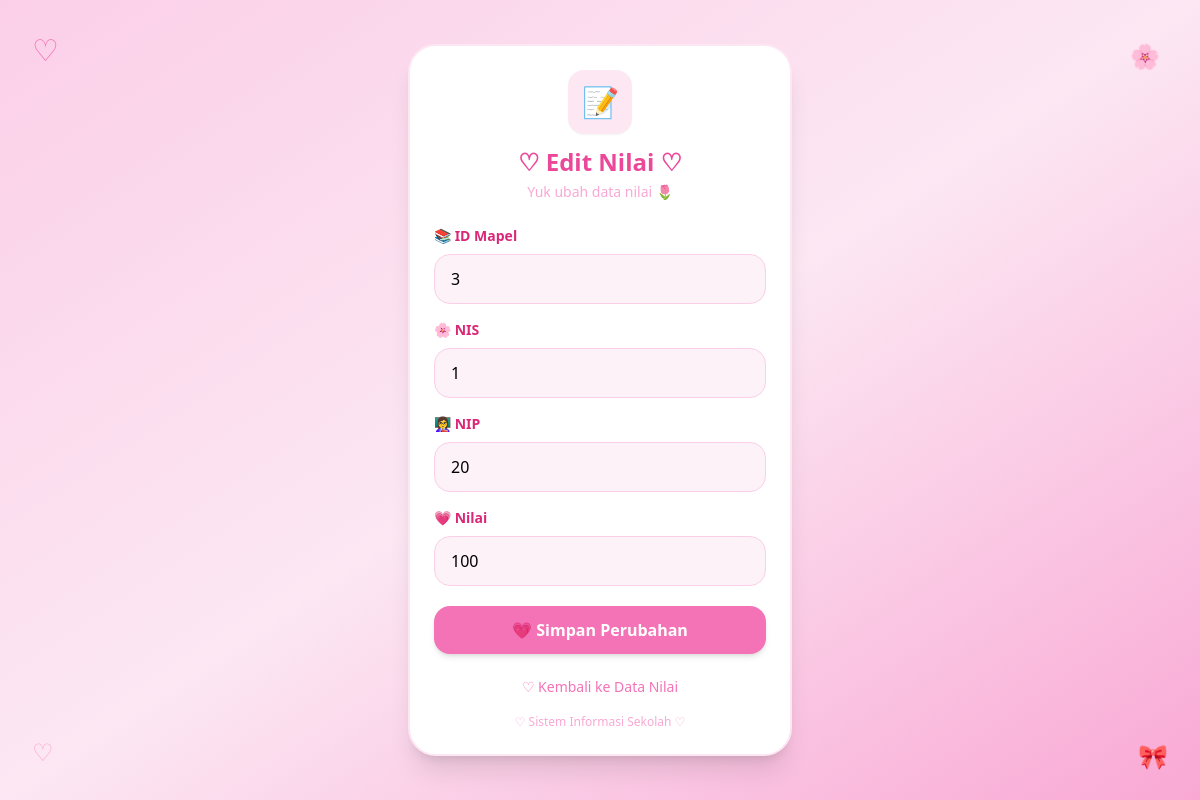
The app's page /nilai/edit.php?id_nilai=12 with its own data.
### tables this page shows
CREATE TABLE `nilai` (
  `id_nilai` int(11) NOT NULL,
  `nis` varchar(20) NOT NULL,
  `id_mapel` int(11) NOT NULL,
  `nip` varchar(20) NOT NULL,
  `nilai` int(11) NOT NULL
);

### nilai/edit.php (the view, shortened to what this page needs)
<?php
include "koneksi.php";
$id_nilai = $_GET['id_nilai'];
$query = mysqli_query(
    $koneksi,
    "SELECT * FROM nilai WHERE id_nilai = '$id_nilai'"
);
$data = mysqli_fetch_array($query);
?>
<!DOCTYPE html>
<html lang="id">
<head>
    <script src="https://cdn.tailwindcss.com"></script>
</head>
<body class="min-h-screen bg-gradient-to-br from-pink-200 via-pink-100 to-pink-300">
    <div class="float fixed top-8 left-8 text-pink-400 text-3xl">
        ♡
    </div>
    <div class="sparkle fixed top-10 right-10 text-pink-300 text-2xl">
        🌸
    </div>
    <div class="sparkle fixed bottom-8 left-8 text-pink-300 text-2xl">
        ♡
    </div>
    <div class="float fixed bottom-7 right-8 text-pink-400 text-2xl">
        🎀
    </div>
    <div class="min-h-screen flex items-center justify-center px-5 py-8">
        <div class="w-full max-w-sm">
            <div class="bg-white rounded-[28px] shadow-xl p-6 border-2 border-pink-100">
                <div class="text-center mb-6">
                    <div class="float w-16 h-16 mx-auto mb-3 bg-pink-100 rounded-2xl flex items-center justify-center shadow-sm">
                        <span class="text-3xl">
                            📝
                        </span>
                    </div>
                    <h1 class="text-2xl font-bold text-pink-500">
                        ♡ Edit Nilai ♡
                    </h1>
                    <p class="text-pink-300 text-sm mt-1">
                        Yuk ubah data nilai 🌷
                    </p>
                </div>
                <form action="update.php" method="POST">
                    <div class="mb-4">
                        <label class="block text-pink-600 font-semibold text-sm mb-2">
                            📚 ID Mapel
                        </label>
                        <input
                            type="text"
                            name="id_mapel"
                            value="<?php echo $data['id_mapel']; ?>"
                            required
                            class="w-full px-4 py-3 bg-pink-50 border border-pink-200 rounded-2xl outline-none focus:ring-2 focus:ring-pink-300 focus:border-pink-300 transition"
                        >
                    </div>
                    <div class="mb-4">
                        <label class="block text-pink-600 font-semibold text-sm mb-2">
                            🌸 NIS
                        </label>
                        <input
                            type="text"
                            name="nis"
                            value="<?php echo $data['nis']; ?>"
                            required
                            class="w-full px-4 py-3 bg-pink-50 border border-pink-200 rounded-2xl outline-none focus:ring-2 focus:ring-pink-300 focus:border-pink-300 transition"
                        >
                    </div>
                    <div class="mb-4">
                        <label class="block text-pink-600 font-semibold text-sm mb-2">
                            👩‍🏫 NIP
                        </label>
                        <input
                            type="text"
                            name="nip"
                            value="<?php echo $data['nip']; ?>"
                            required
                            class="w-full px-4 py-3 bg-pink-50 border border-pink-200 rounded-2xl outline-none focus:ring-2 focus:ring-pink-300 focus:border-pink-300 transition"
                        >
                    </div>
                    <div class="mb-5">
                        <label class="block text-pink-600 font-semibold text-sm mb-2">
                            💗 Nilai
                        </label>
                        <input
                            type="text"
                            name="nilai"
                            value="<?php echo $data['nilai']; ?>"
                            required
                            class="w-full px-4 py-3 bg-pink-50 border border-pink-200 rounded-2xl outline-none focus:ring-2 focus:ring-pink-300 focus:border-pink-300 transition"
                        >
                    </div>
                    <button
                        type="submit"
                        class="w-full py-3 bg-pink-400 hover:bg-pink-500 text-white font-bold rounded-2xl shadow-md hover:shadow-lg hover:scale-[1.02] transition duration-300"
                    >
                        💗 Simpan Perubahan
                    </button>
                </form>
                <div class="text-center mt-5">
                    <a
                        href="index.php"
                        class="text-pink-400 hover:text-pink-600 text-sm font-medium transition"
                    >
                        ♡ Kembali ke Data Nilai
                    </a>
                </div>
                <div class="text-center mt-4">
                    <p class="text-xs text-pink-300">
                        ♡ Sistem Informasi Sekolah ♡
                    </p>
                </div>
            </div>
        </div>
    </div>
</body>
</html>

### nilai/edit.php (style rules this page uses)
.float { animation: float 3s ease-in-out infinite; }
.sparkle { animation: sparkle 2s ease-in-out infinite; }

### records on screen
nilai: id_mapel "3", nis "1", nip "20", nilai "100"
